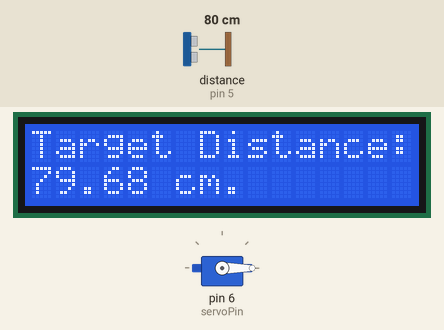
A sketch run on a simulated Arduino Uno, built with avr-gcc and run on an emulated ATmega328P. Shown: 16×2 character LCD, servo. Wiring (inferred from the names in the program): ultrasonic range finder: trigger pin 4; echo pin 5. Inputs (shaded band) come from the test bench; at power-on: distance to the obstacle (sensor on pin 5) 80 cm. The echo pulse lasts 58.3 µs per cm; what the sketch prints to the serial monitor is not drawn.

Above: at 1.2 s.
1.3 s: distance to the obstacle (sensor on pin 5) set to 2 cm
At 1.64 s:
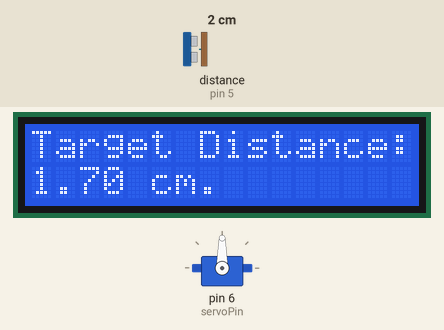
3.0 s: distance to the obstacle (sensor on pin 5) set to 18 cm
At 3.1 s:
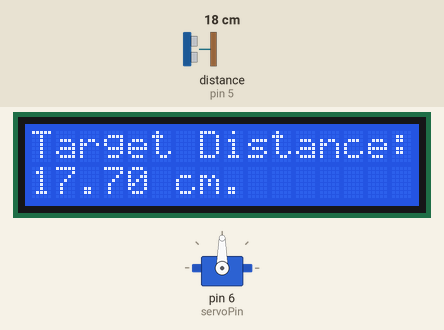
4.5 s: distance to the obstacle (sensor on pin 5) set to 35 cm
At 4.7 s:
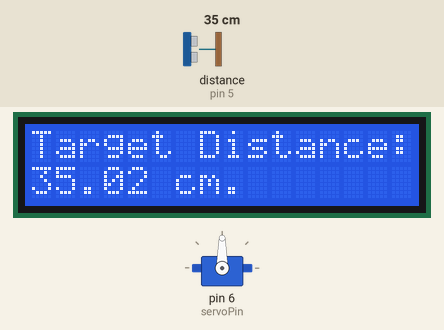
6.1 s: distance to the obstacle (sensor on pin 5) set to 250 cm
At 6.19 s:
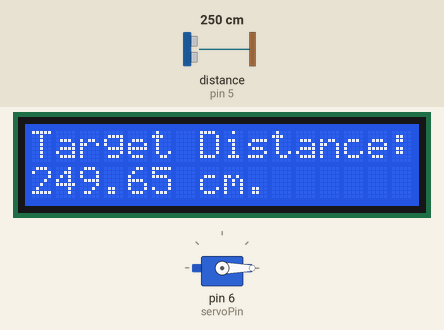
Timing chart, 0 to 8.6 s (numbered marks = the images above; inputs shaded):
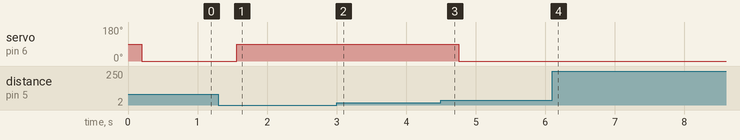

Measured:
- after the input at 1.3 s, servo on pin 6 (servoPin): 0° → 90° after 0.27 s; the display: first differs from a run without the input after 0.16 s (image 1 shows a later state)
- after the input at 3.0 s, the display: first differs from a run without the input after 0.05 s (image 2)
- after the input at 4.5 s, servo on pin 6 (servoPin): 90° → 0° after 0.26 s; the display: first differs from a run without the input after 0.16 s (image 3)
- after the input at 6.1 s, the display: first differs from a run without the input after 0.05 s (image 4)

The sketch:

smart_dustbin.ino
```cpp
#include<LiquidCrystal.h>
//#include<DHT.h>
//#define Type DHT11

int rs=7;
int en=8;
int d4=9;
int d5=10;
int d6=11;
int d7=12;
LiquidCrystal lcd(rs,en,d4,d5,d6,d7);

int echoPin=5;
int trigPin=4  ;
int pingTravelTime;
float SOS;
float pingTravelDistance;
float distanceToTarget;
int dt=100;

//int sensePin=2;
//DHT HT(sensePin,Type);
//float hmdty;
//float tempC;
//float tempF;
//int setTime=500;


#include <Servo.h>
int servoPin=6;
Servo myServo;


void setup() {
  // put your setup code here, to run once:
//HT.begin();
Serial.begin(9600);
lcd.begin(16,2);
pinMode(trigPin,OUTPUT);
pinMode(echoPin,INPUT);

myServo.attach(servoPin);
}

void loop() {
  // put your main code here, to run repeatedly:


digitalWrite(trigPin,LOW);
delayMicroseconds(10);
digitalWrite(trigPin,HIGH);
delayMicroseconds(10);
digitalWrite(trigPin,LOW);

pingTravelTime=pulseIn(echoPin,HIGH);
delay(25);

SOS=334;

pingTravelDistance=(343.0/1000000.0)*pingTravelTime*100;
distanceToTarget=(pingTravelDistance/2);
Serial.print("Distance to Target is: ");
Serial.print(distanceToTarget);
Serial.println(" cm.");
lcd.setCursor(0,0);
lcd.print("Target Distance:");
lcd.setCursor(0,1);
lcd.print(distanceToTarget);
lcd.print(" cm. ");
delay(dt);
lcd.clear();

if(distanceToTarget<20.0){
myServo.write(90);
//delay(100);
}
if(distanceToTarget>20.0){
myServo.write(0);
}
}
```
